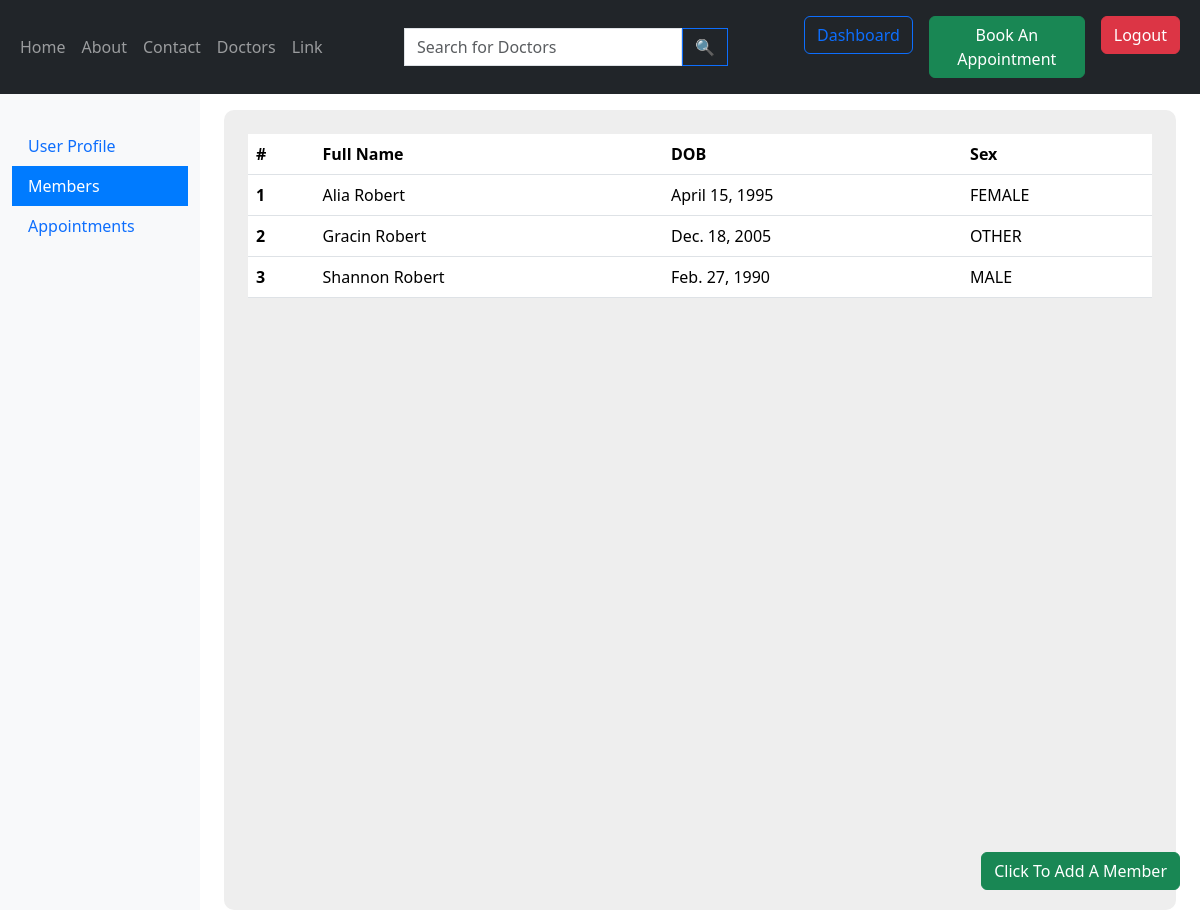
The page /patient-dashboard/?fieldselected=2 (signed in) on the database as committed earlier.
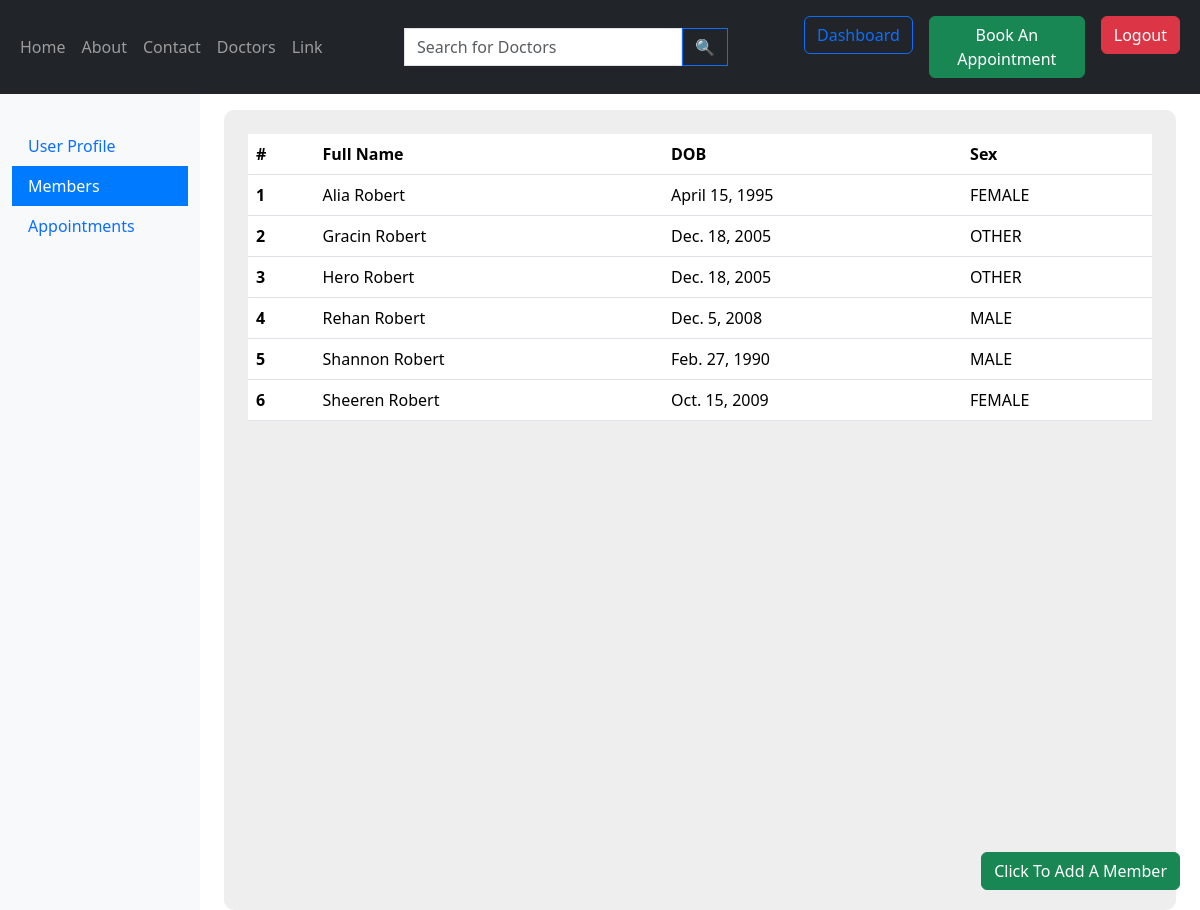
The same page on the database as committed later.
### patient/models.py (models this page shows, shortened)
class Patient(models.Model):
  user= models.ForeignKey(User, on_delete= models.CASCADE)
  first_name= models.CharField(max_length= 255)
  last_name= models.CharField(max_length= 255, blank= True, null= True)
  dob= models.DateField(default= None)
  sex= models.CharField(max_length= 10, choices= [('MALE', 'Male'), ('FEMALE', 'Female'), ('OTHER', 'Other')], default= 'FEMALE')

### patient/views.py (the view)
# urls.py: path('patient-dashboard/', patient_db, name="patient_db"),
@login_required(login_url='/login/')
def patient_db(request):
  sidefields= ['User Profile', 'Members', 'Appointments']
  chosenfield= 1
  context= {
    'sidefields': sidefields,
    'chosenfield': 1,
    'userInfo': UserInfo.objects.filter(user= request.user)[0],
    'patients': Patient.objects.filter(user= request.user).order_by('first_name','last_name'),
    'appointments': Appointment.objects.filter(patient__user= request.user).order_by('-date')
  }
  if not request.GET.get('fieldselected') == None:
    information=request.GET
    chosenfield=int(information.get('fieldselected')[0])
    context['chosenfield']= chosenfield
    templte="field"+chr(chosenfield + 48)+".html"
    return render(request, templte, context)
  templte="field"+chr(chosenfield + 48)+".html"
  return render(request, templte, context)

### patient/templates/field2.html
{% extends "patientdashboard.html" %}
{% block fieldinfo %}
<a href="/addapatient/" class="btn btn-success position-fixed" style="bottom: 20px; right: 20px;">Click To Add A Member</a>
<section style="background-color: #eee; border-radius: 10px;" class="min-vh-100 p-4">
  <table class="table">
    <thead>
      <tr>
        <th scope="col">#</th>
        <th scope="col">Full Name</th>
        <th scope="col">DOB</th>
        <th scope="col">Sex</th>
      </tr>
    </thead>
    <tbody>
      {% for patient in patients %}
      <tr>
        <th scope="row">{{forloop.counter}}</th>
        <td>{{patient.first_name}} {{patient.last_name}}</td>
        <td>{{patient.dob}}</td>
        <td>{{patient.sex}}</td>
      </tr>
      {% endfor %}
    </tbody>
  </table>
</section>
{% endblock %}

Rows that differ between the two databases and show on the page:
added Patient: first_name "Hero", last_name "Robert", dob "Dec. 18, 2005", sex "OTHER"
added Patient: first_name "Rehan", last_name "Robert", dob "Dec. 5, 2008", sex "MALE"
added Patient: first_name "Sheeren", last_name "Robert", dob "Oct. 15, 2009", sex "FEMALE"
